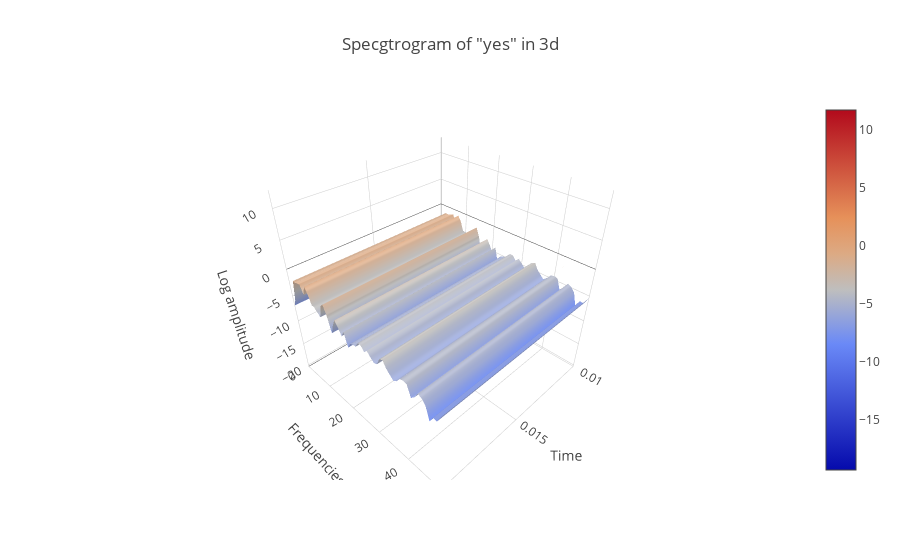

Write notebook code for a chart like this one.
### Markdown cell above
# 1.3. Spectrogram in 3d

### Code cell
data = [go.Surface(z=spectrogram.T)]
layout = go.Layout(
    title='Specgtrogram of "yes" in 3d',
    scene = dict(
    yaxis = dict(title='Frequencies', range=freqs),
    xaxis = dict(title='Time', range=times),
    zaxis = dict(title='Log amplitude'),
    ),
)
fig = go.Figure(data=data, layout=layout)
py.iplot(fig)

### Figure 1 — Plotly figure (JSON) as saved in the notebook; plotly's stock layout.template omitted (floating-point values rounded to 4 significant figures; data arrays with more than 128 entries replaced by an {"elided": "..."} marker saying what was removed)
{"data": [{"type": "surface", "z": {"elided": "161x99 float values"}}], "layout": {"scene": {"xaxis": {"range": [0.01, 0.02, 0.03, 0.04, 0.05, 0.06, 0.07, 0.08, 0.09, 0.1, 0.11, 0.12, 0.13, 0.14, 0.15, 0.16, 0.17, 0.18, 0.19, 0.2, 0.21, 0.22, 0.23, 0.24, 0.25, 0.26, 0.27, 0.28, 0.29, 0.3, 0.31, 0.32, 0.33, 0.34, 0.35, 0.36, 0.37, 0.38, 0.39, 0.4, 0.41, 0.42, 0.43, 0.44, 0.45, 0.46, 0.47, 0.48, 0.49, 0.5, 0.51, 0.52, 0.53, 0.54, 0.55, 0.56, 0.57, 0.58, 0.59, 0.6, 0.61, 0.62, 0.63, 0.64, 0.65, 0.66, 0.67, 0.68, 0.69, 0.7, 0.71, 0.72, 0.73, 0.74, 0.75, 0.76, 0.77, 0.78, 0.79, 0.8, 0.81, 0.82, 0.83, 0.84, 0.85, 0.86, 0.87, 0.88, 0.89, 0.9, 0.91, 0.92, 0.93, 0.94, 0.95, 0.96, 0.97, 0.98, 0.99], "title": "Time"}, "yaxis": {"range": {"elided": "161 int values"}, "title": "Frequencies"}, "zaxis": {"title": "Log amplitude"}}, "title": "Specgtrogram of \"yes\" in 3d"}}
